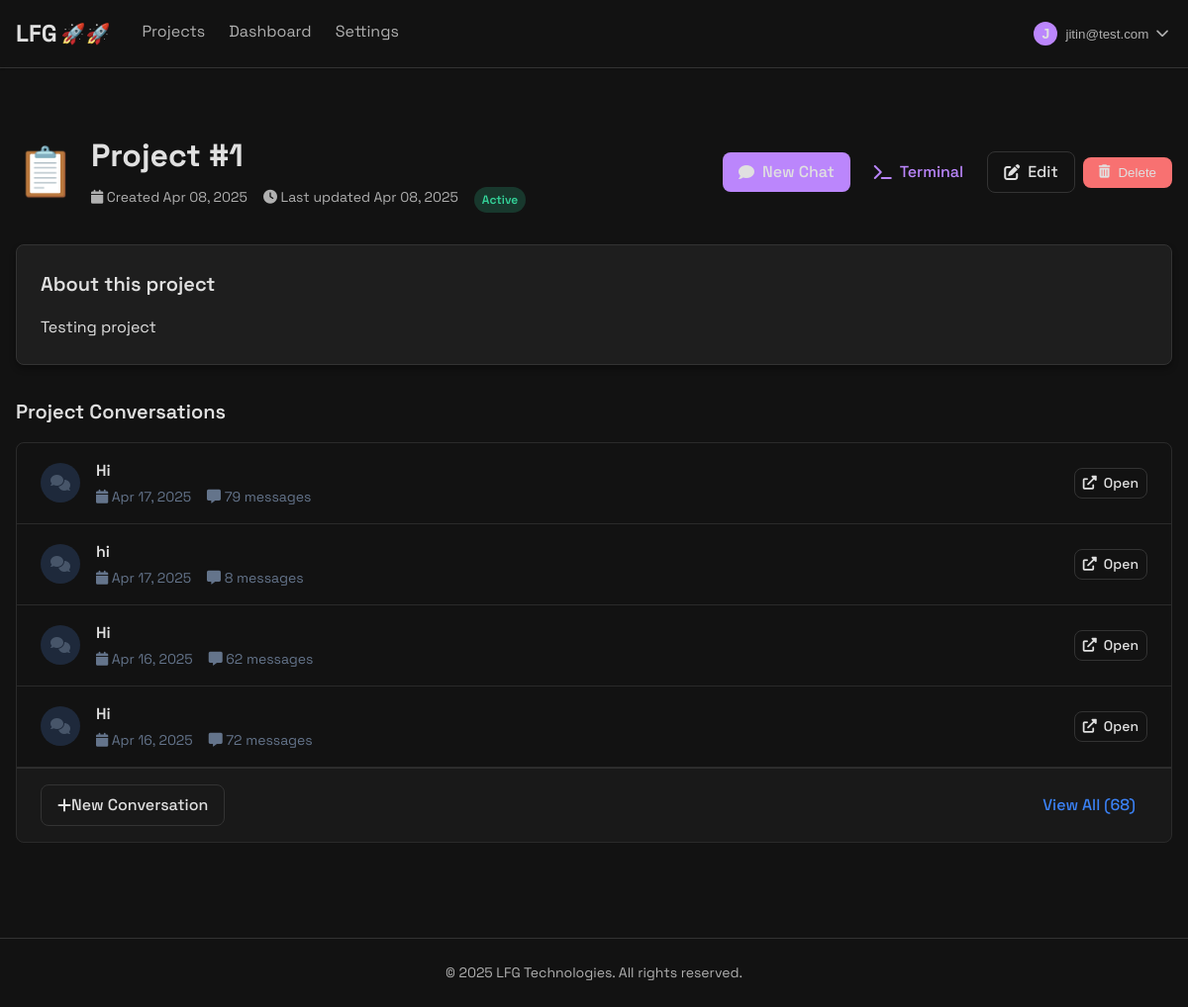
The page /projects/1/ (signed in) on the database as committed earlier.
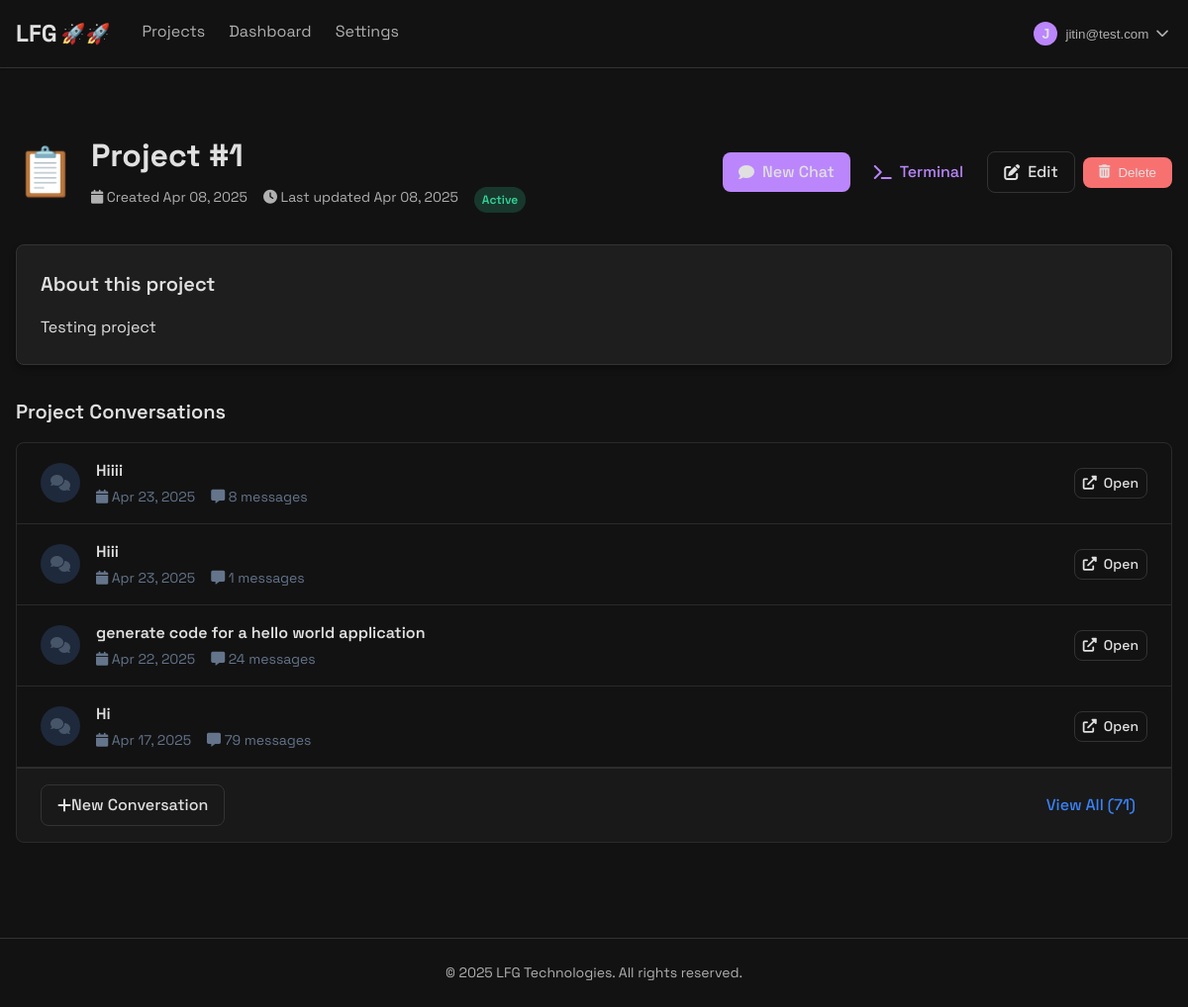
The same page on the database as committed later.
### chat/models.py (models this page shows)
class Conversation(models.Model):
    user = models.ForeignKey(User, on_delete=models.CASCADE, related_name='conversations', null=True, blank=True)
    title = models.CharField(max_length=255, blank=True, null=True)
    created_at = models.DateTimeField(auto_now_add=True)
    updated_at = models.DateTimeField(auto_now=True)
    project = models.ForeignKey('projects.Project', on_delete=models.SET_NULL, related_name='direct_conversations', null=True, blank=True)
    def __str__(self):
        return self.title or f"Conversation {self.id}"

### projects/models.py (models this page shows, shortened)
class Project(models.Model):
    name = models.CharField(max_length=255)
    description = models.TextField(blank=True, null=True)
    owner = models.ForeignKey(User, on_delete=models.CASCADE, related_name="projects")
    created_at = models.DateTimeField(auto_now_add=True)
    updated_at = models.DateTimeField(auto_now=True)
    status = models.CharField(max_length=20, choices=(
        ('active', 'Active'),
        ('archived', 'Archived'),
        ('completed', 'Completed')
    ), default='active')
    icon = models.CharField(max_length=50, default='📋')  # Default icon is a clipboard

### projects/views.py (the view)
# urls.py: path('<int:project_id>/', views.project_detail, name='project_detail'),
@login_required
def project_detail(request, project_id):
    project = get_object_or_404(Project, id=project_id, owner=request.user)
    print(project.direct_conversations.all())
    return render(request, 'projects/project_detail.html', {
        'project': project
    })

### subscriptions/context_processors.py (called while the page is built)
def user_credits(request):
    if request.user.is_authenticated:
        credits = get_user_credits(request.user)
    else:
        credits = 0
    return {
        'user_credits': credits
    }

### subscriptions/utils.py (called while the page is built)
def get_user_credits(user):
    if not user or not user.is_authenticated:
        return 0
    try:
        user_credit, created = UserCredit.objects.get_or_create(user=user)
        return user_credit.credits
    except Exception as e:
        logger.error(f"Error getting user credits: {str(e)}")
        return 0

### templates/projects/project_detail.html (shortened to what the changed rows need)
{% extends 'projects/base_projects.html' %}
{% block content %}
<div class="projects-container">
    <div class="project-header">
        <div class="large-project-icon">{{ project.icon }}</div>
        <div class="project-header-content">
            <h1 class="project-header-name">{{ project.name }}</h1>
            <div class="project-header-meta">
                <span><i class="fas fa-calendar"></i> Created {{ project.created_at|date:"M d, Y" }}</span>
                <span><i class="fas fa-clock"></i> Last updated {{ project.updated_at|date:"M d, Y" }}</span>
                <span class="project-status project-status-{{ project.status }}">{{ project.status }}</span>
            </div>
        </div>
        <div class="project-header-actions">
            <a href="{% url 'create_conversation' project.id %}" class="btn btn-primary">
            </a>
            <a href="{% url 'projects:project_terminal' project.id %}" class="btn btn-outline-secondary">
            </a>
            <a href="{% url 'projects:update_project' project.id %}" class="btn btn-outline">
            </a>
            <form action="{% url 'projects:delete_project' project.id %}" method="post" class="d-inline">
            </form>
        </div>
    </div>
    <div class="project-description-section">
        <div class="card">
            <h2 class="section-title">About this project</h2>
            <div class="project-description-content">
                {% if project.description %}
                    {{ project.description }}
                {% else %}
                    <p class="text-muted">No description provided</p>
                {% endif %}
            </div>
        </div>
    </div>
    <div class="project-content">
        <div class="page-section">
            <h2 class="section-title">Project Conversations</h2>
            {% if project.direct_conversations.all %}
                <div class="conversations-list">
                    {% for conversation in project.direct_conversations.all|dictsortreversed:"updated_at"|slice:":4" %}
                        <div class="conversation-list-item" data-conversation-id="{{ conversation.id }}">
                            <div class="conversation-list-icon">
                                <i class="fas fa-comments"></i>
                            </div>
                            <div class="conversation-list-content">
                                <h3 class="conversation-list-title">{{ conversation.title }}</h3>
                                <div class="conversation-list-meta">
                                    <span><i class="fas fa-calendar"></i> {{ conversation.created_at|date:"M d, Y" }}</span>
                                    <span><i class="fas fa-message"></i> {{ conversation.messages.count }} messages</span>
                                </div>
                            </div>
                            <div class="conversation-list-actions">
                                <a href="{% url 'conversation_detail' conversation.id %}" class="btn btn-sm btn-outline">
                                    <i class="fas fa-external-link-alt"></i>&nbsp; Open
                                </a>
                            </div>
                        </div>
                    {% endfor %}
                    <div class="conversation-list-footer">
                        <a href="{% url 'create_conversation' project.id %}" class="btn btn-outline">
                            <i class="fas fa-plus"></i> New Conversation
                        </a>
                        {% if project.direct_conversations.all.count > 4 %}
                        <a href="{% url 'projects:project_detail' project.id %}" class="btn btn-link">
                            View All ({{ project.direct_conversations.all.count }})
                        </a>
                        {% endif %}
                    </div>
                </div>
            {% endif %}
        </div>
    </div>
</div>
{% endblock %}
{% block extra_js %}
<link rel="stylesheet" href="https://cdnjs.cloudflare.com/ajax/libs/prism/1.29.0/themes/prism.min.css">
<link rel="stylesheet" href="/static/css/project_detail.css">
{% endblock %}

Rows that differ between the two databases and show on the page:
no longer on this page (row unchanged): Conversation: title "hi", created_at "Apr 17, 2025", messages.count "8"
no longer on this page (row unchanged): Conversation: title "Hi", created_at "Apr 16, 2025", messages.count "62"
no longer on this page (row unchanged): Conversation: title "Hi", created_at "Apr 16, 2025", messages.count "72"
computed for Project "Project #1": direct_conversations.all.count "68" → "71"
added Conversation: title "Hiiii", created_at "Apr 23, 2025", messages.count "8"
added Conversation: title "Hiii", created_at "Apr 23, 2025", messages.count "1"
added Conversation: title "generate code for a hello world application", created_at "Apr 22, 2025", messages.count "24"
